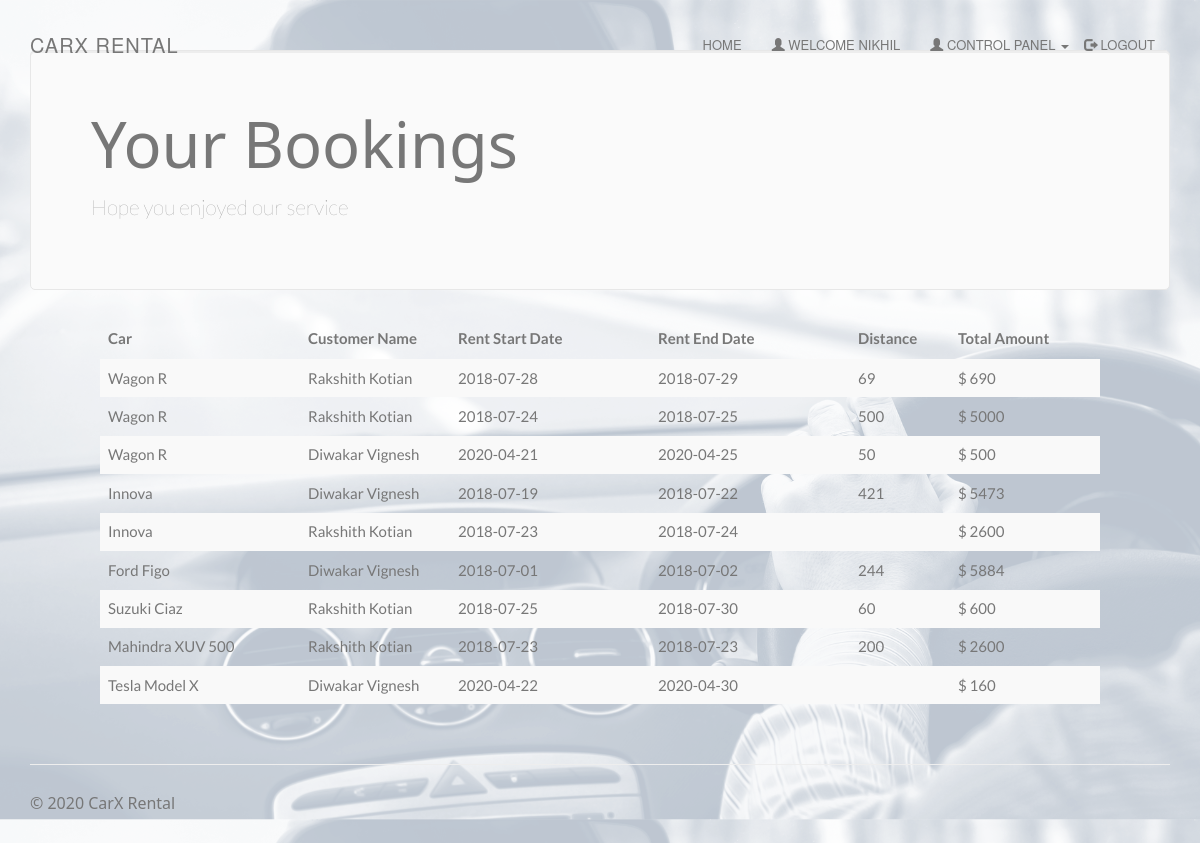
Page /clientview.php (signed in) on the committed database.
### tables this page shows
CREATE TABLE `rentedcars` (
  `id` int(100) NOT NULL,
  `customer_username` varchar(50) NOT NULL,
  `car_id` int(20) NOT NULL,
  `driver_id` int(20) NOT NULL,
  `booking_date` date NOT NULL,
  `rent_start_date` date NOT NULL,
  `rent_end_date` date NOT NULL,
  `car_return_date` date DEFAULT NULL,
  `fare` double NOT NULL,
  `charge_type` varchar(25) NOT NULL DEFAULT 'days',
  `distance` double DEFAULT NULL,
  `no_of_days` int(50) DEFAULT NULL,
  `total_amount` double DEFAULT NULL,
  `return_status` varchar(10) NOT NULL
);

CREATE TABLE `cars` (
  `car_id` int(20) NOT NULL,
  `car_name` varchar(50) NOT NULL,
  `car_nameplate` varchar(50) NOT NULL,
  `car_img` varchar(50) DEFAULT 'NA',
  `ac_price` float NOT NULL,
  `non_ac_price` float NOT NULL,
  `ac_price_per_day` float NOT NULL,
  `non_ac_price_per_day` float NOT NULL,
  `car_availability` varchar(10) NOT NULL
);

CREATE TABLE `customers` (
  `customer_username` varchar(50) NOT NULL,
  `customer_name` varchar(50) NOT NULL,
  `customer_phone` varchar(15) NOT NULL,
  `customer_email` varchar(25) NOT NULL,
  `customer_address` varchar(50) NOT NULL,
  `customer_password` varchar(20) NOT NULL
);

### clientview.php (the view, shortened to what this page needs)
<!DOCTYPE html>
<html>
<?php
$conn = Connect();
?>
<head>
    <link rel="stylesheet" href="assets/bootstrap/css/bootstrap.min.css">
    <link rel="stylesheet" href="assets/fonts/font-awesome.min.css">
    <link rel="stylesheet" href="assets/w3css/w3.css">
    <link rel="stylesheet" type="text/css" href="assets/css/customerlogin.css">
    <link rel="stylesheet" type="text/css" media="screen" href="assets/css/clientpage.css" />
    <link rel="stylesheet" href="assets/css/user.css">
</head>
<body id="page-top" data-spy="scroll" data-target=".navbar-fixed-top">
    <nav class="navbar navbar-custom navbar-fixed-top" role="navigation">
        <div class="container">
            <div class="navbar-header">
                <a class="navbar-brand page-scroll" href="index.php">
                    CARX RENTAL </a>
            </div>
            <?php
                if(isset($_SESSION['login_client'])){
            ?>
            <div class="collapse navbar-collapse navbar-right navbar-main-collapse">
                <ul class="nav navbar-nav">
                    <li>
                        <a href="index.php">Home</a>
                    </li>
                    <li>
                        <a href="#"><span class="glyphicon glyphicon-user"></span> Welcome <?php echo $_SESSION['login_client']; ?></a>
                    </li>
                    <li>
                    <ul class="nav navbar-nav navbar-right">
            <li><a href="#" class="dropdown-toggle active" data-toggle="dropdown" role="button" aria-haspopup="true" aria-expanded="false"><span class="glyphicon glyphicon-user"></span> Control Panel <span class="caret"></span> </a>
            </li>
          </ul>
                    </li>
                    <li>
                        <a href="logout.php"><span class="glyphicon glyphicon-log-out"></span> Logout</a>
                    </li>
                </ul>
            </div>
            <?php
                }
                ?>
        </div>
    </nav>
<?php $login_client = $_SESSION['login_client'];
    $sql1 = "SELECT * FROM rentedcars rc, clientcars cc, customers c, cars WHERE cc.client_username = '$login_client' AND cc.car_id = rc.car_id AND rc.return_status = 'R' AND c.customer_username = rc.customer_username AND cc.car_id = cars.car_id";
    $result1 = $conn->query($sql1);
    if (mysqli_num_rows($result1) > 0) {
?>
<div class="container">
      <div class="jumbotron">
        <h1>Your Bookings</h1>
        <p> Hope you enjoyed our service </p>
      </div>
    </div>
    <div class="table-responsive" style="padding-left: 100px; padding-right: 100px;" >
<table class="table table-striped">
  <thead class="thead-dark">
<tr>
<th width="20%">Car</th>
<th width="15%">Customer Name</th>
<th width="20%">Rent Start Date</th>
<th width="20%">Rent End Date</th>
<th width="10%">Distance</th>
<th width="15%">Total Amount</th>
</tr>
</thead>
<?php
        while($row = mysqli_fetch_assoc($result1)) {
?>
<tr>
<td><?php echo $row["car_name"]; ?></td>
<td><?php echo $row["customer_name"]; ?></td>
<td><?php echo $row["rent_start_date"] ?></td>
<td><?php echo $row["rent_end_date"]; ?></td>
<td><?php echo $row["distance"]; ?></td>
<td>$ <?php echo $row["total_amount"]; ?></td>
</tr>
<?php        } ?>
                </table>
                </div>
            <?php
        } ?>
</body>
<footer class="site-footer">
        <div class="container">
            <hr>
            <div class="row">
                <div class="col-sm-6">
                    <h5>© 2020 CarX Rental</h5>
                </div>
            </div>
        </div>
    </footer>
</html>

### assets/w3css/w3.css (style rules this page uses)
*,*:before,*:after { box-sizing:inherit }
html { -ms-text-size-adjust:100%;-webkit-text-size-adjust:100% }
body { margin:0 }
article,aside,details,figcaption,figure,footer,header,main,menu,nav,section,summary { display:block }
a { background-color:transparent;-webkit-text-decoration-skip:objects }
hr { box-sizing:content-box;height:0;overflow:visible }
html,body { font-family:Verdana,sans-serif;font-size:15px;line-height:1.5 }
html { overflow-x:hidden }
h1 { font-size:36px }
h5 { font-size:18px }
h1,h2,h3,h4,h5,h6 { font-family:"Segoe UI",Arial,sans-serif;font-weight:400;margin:10px 0 }
hr { border:0;border-top:1px solid #eee;margin:20px 0 }
a { color:inherit }

### assets/css/customerlogin.css (style rules this page uses)
body, html { height: 100%; }
body { padding-top: 50px; background: url("../../assets/img/forcustomer.png"); background-size: 100%; }
footer { display: block; }

### assets/css/user.css (style rules this page uses)
body, html { height: 100%; margin: 0; font: 400 15px/1.8 "Lato", sans-serif; color: #777; }
.navbar-custom { margin-bottom: 0; border-bottom: 1px solid rgba(255, 255, 255, .3); text-transform: uppercase; font-family: Montserrat, "Helvetica Neue", Helvetica, Arial, sans-serif; background-color: white; }
.navbar-custom .navbar-brand { font-size: 20px; text-transform: none; letter-spacing: 1px; }
.navbar-custom .nav li a { -webkit-transition: background .3s ease-in-out; -moz-transition: background .3s ease-in-out; transition: background .3s ease-in-out; }
@media (min-width:768px) { .navbar-custom { padding: 20px 0; border-bottom: 0; font-size: 13px; background: 0 0; -webkit-transition: background .5s ease-in-out, padding .5s ease-in-out; -moz-transition: background .5s ease-in-out, padding .5s ease-in-out; transition: background .5s ease-in-out, padding .5s ease-in-out; } }
.site-footer { padding: 20px 0; text-align: center; }
@media (min-width:768px) { .site-footer h5 { text-align: left; } }
.site-footer h5 { color: inherit; font-size: 16px; }

### rows in the picture
rentedcars: car.car_name "Wagon R", customer_username.customer_name "Rakshith Kotian", rent_start_date "2018-07-28", rent_end_date "2018-07-29", distance "69", total_amount "690"
rentedcars: car.car_name "Wagon R", customer_username.customer_name "Rakshith Kotian", rent_start_date "2018-07-24", rent_end_date "2018-07-25", distance "500", total_amount "5000"
rentedcars: car.car_name "Wagon R", customer_username.customer_name "Diwakar Vignesh", rent_start_date "2020-04-21", rent_end_date "2020-04-25", distance "50", total_amount "500"
rentedcars: car.car_name "Innova", customer_username.customer_name "Diwakar Vignesh", rent_start_date "2018-07-19", rent_end_date "2018-07-22", distance "421", total_amount "5473"
rentedcars: car.car_name "Innova", customer_username.customer_name "Rakshith Kotian", rent_start_date "2018-07-23", rent_end_date "2018-07-24", total_amount "2600"
rentedcars: car.car_name "Ford Figo", customer_username.customer_name "Diwakar Vignesh", rent_start_date "2018-07-01", rent_end_date "2018-07-02", distance "244", total_amount "5884"
rentedcars: car.car_name "Suzuki Ciaz", customer_username.customer_name "Rakshith Kotian", rent_start_date "2018-07-25", rent_end_date "2018-07-30", distance "60", total_amount "600"
rentedcars: car.car_name "Mahindra XUV 500", customer_username.customer_name "Rakshith Kotian", rent_start_date "2018-07-23", rent_end_date "2018-07-23", distance "200", total_amount "2600"
rentedcars: car.car_name "Tesla Model X", customer_username.customer_name "Diwakar Vignesh", rent_start_date "2020-04-22", rent_end_date "2020-04-30", total_amount "160"

### other values in the picture
$_SESSION['login_client'] "NIKHIL"
